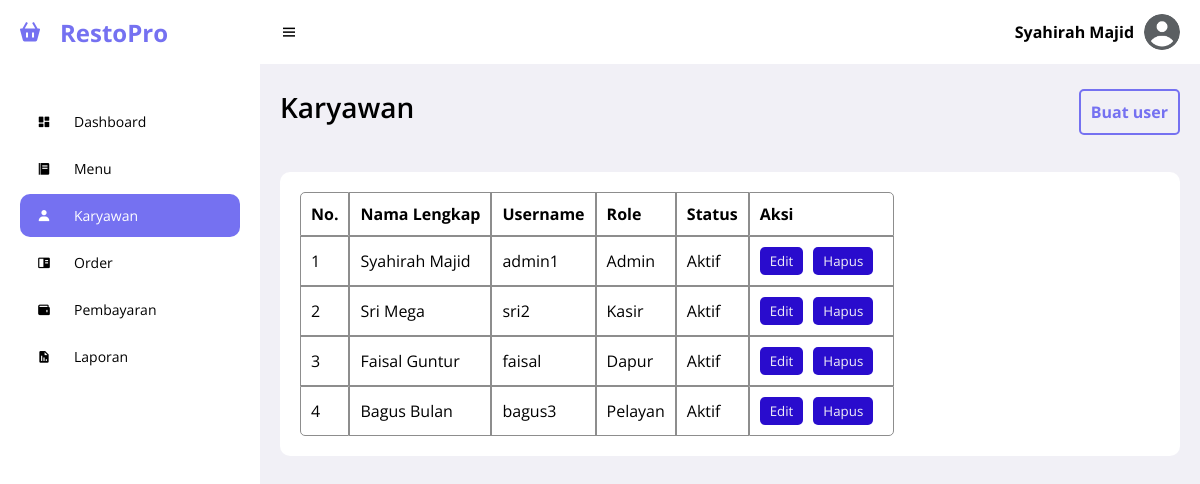
Screenshot of /views/karyawan.php (signed in) with the database file from the repository.
### tables this page shows
CREATE TABLE `user` (
  `id_user` int(11) NOT NULL,
  `username` varchar(255) NOT NULL,
  `password` varchar(255) NOT NULL,
  `nama_lengkap` varchar(255) NOT NULL,
  `id_role` int(11) NOT NULL,
  `status` varchar(255) NOT NULL,
  `gambar_user` varchar(255) NOT NULL
);

CREATE TABLE `role` (
  `id_role` int(11) NOT NULL,
  `nama_role` varchar(255) NOT NULL
);

### views/karyawan.php (the view, shortened to what this page needs)
<?php
include "../config/database.php";
$current_page = basename($_SERVER["PHP_SELF"]);
$page_name = pathinfo($current_page, PATHINFO_FILENAME);
$id = $_SESSION["id_user"];
if (isset($_SESSION["username"])) {
    $query = "SELECT * FROM user NATURAL JOIN role WHERE id_user = $id";
    $sql = mysqli_query($koneksi, $query);
    while ($r = mysqli_fetch_array($sql)) {
?>
        <!DOCTYPE html>
        <html lang="en">
        <head>
            <link rel="stylesheet" href="/kasir/assets/css/main.css">
            <link rel="stylesheet" href="/kasir/assets/css/sidebar.css">
            <link rel="stylesheet" href="/kasir/assets/css/navbar.css">
            <link href="https://unpkg.com/boxicons@2.0.9/css/boxicons.min.css" rel="stylesheet">
        </head>
        <body>
            <?php include "../views/partials/sidebar.php" ?>
            <section id="content">
                <?php include "../views/partials/navbar.php" ?>
                <main>
                    <div class="menu-head">
                        <h1 class="title"><?php echo $page_name ?></h1>
                        <?php if ($r["id_role"] == 1) { ?>
                            <a href="user/create.php">
                                <button>Buat user</button>
                            </a>
                        <?php } ?>
                    </div>
                    <table class="user-data">
                        <tr>
                            <th>No.</th>
                            <th>Nama lengkap</th>
                            <th>Username</th>
                            <th>Role</th>
                            <th>Status</th>
                            <th>Aksi</th>
                        </tr>
                        <?php
                        $no = 1;
                        $query_user = "SELECT * FROM user NATURAL JOIN role ORDER BY id_user";
                        $sql_user = mysqli_query($koneksi, $query_user);
                        while ($r_user = mysqli_fetch_array($sql_user)) {
                        ?>
                            <tr>
                                <td><?php echo $no++ ?></td>
                                <td><?php echo $r_user["nama_lengkap"] ?></td>
                                <td><?php echo $r_user["username"] ?></td>
                                <td><?php echo $r_user["nama_role"] ?></td>
                                <td><?php echo $r_user["status"] ?></td>
                                <td>
                                    <form action="/kasir/controllers/userController.php" method="post">
                                        <button type="submit" value="<?php echo $r_user["id_user"] ?>" name="edit_user">Edit</button>
                                        <button type="submit" value="<?php echo $r_user["id_user"] ?>" name="hapus_user">Hapus</button>
                                    </form>
                                </td>
                            </tr>
                        <?php } ?>
                    </table>
                </main>
            </section>
        </body>
        </html>
<?php
    }
} else {
    header("location: /kasir/keluar.php");
}
?>

### views/partials/sidebar.php
<section id="sidebar">
    <div class="brand">
        <i class="bx bxs-basket icon"></i>
        RestoPro
    </div>
    <ul class="side-menu">
        <li>
            <a href="../dashboard.php" class="<?= ($current_page == "dashboard.php") ? "active" : "" ?>">
                <i class="bx bxs-dashboard icon"></i>
                Dashboard
            </a>
        </li>
        <li>
            <a href="/kasir/views/menu.php" class="<?= ($current_page == "menu.php") ? "active" : "" ?>">
                <i class="bx bxs-food-menu icon"></i>
                Menu
            </a>
        </li>
        <?php if ($r["id_role"] == 1) { ?>
            <li>
                <a href="/kasir/views/karyawan.php" class="<?= ($current_page == "karyawan.php") ? "active" : "" ?>">
                    <i class="bx bxs-user icon"></i>
                    Karyawan
                </a>
            </li>
        <?php } ?>
        <li>
            <a href="/kasir/views/order.php" class="<?= ($current_page == "order.php") ? "active" : "" ?>">
                <i class="bx bxs-book-content icon"></i>
                Order
            </a>
        </li>
        <li>
            <a href="/kasir/views/transaksi.php" class="<?= ($current_page == "transaksi.php") ? "active" : "" ?>">
                <i class="bx bxs-wallet icon"></i>
                Pembayaran
            </a>
        </li>
        <li>
            <a href="/kasir/views/laporan.php" class="<?= ($current_page == "laporan.php") ? "active" : "" ?>">
                <i class="bx bxs-report icon"></i>
                Laporan
            </a>
        </li>
    </ul>
</section>

### views/partials/navbar.php (shortened to what this page needs)
<nav>
    <i class="bx bx-menu toggle-sidebar"></i>
    <div class="profile">
        <p><?php echo $r["nama_lengkap"] ?></p>
        <img src="/kasir/assets/img/user/<?php echo $r["gambar_user"] ?>" alt="Profile Icon">
    </div>
</nav>

### assets/css/main.css (style rules this page uses)
* { font-family: "Open Sans", sans-serif; margin: 0; padding: 0; box-sizing: border-box; }
:root { --grey: #f1f0f6; --dark-grey: #8d8d8d; --light: #fff; --dark: #000; --blue: #7571f1; --light-blue: #d0d3ff; --dark-blue: #290ccd; }
html { overflow-x: hidden; }
body { background: var(--grey); overflow-x: hidden; height: 100vh; }
a { text-decoration: none; }
li { list-style: none; }
#content { position: relative; width: calc(100% - 260px); left: 260px; transition: all 0.3s ease; }
main { width: 100%; padding: 24px 20px 20px 20px; }
main .title { font-size: 28px; font-weight: 600; margin-bottom: 10px; text-transform: capitalize; }
main .menu-head { display: flex; flex-direction: row; align-items: center; justify-content: space-between; margin-bottom: 36px; }
main .menu-head a > button { font-size: 1em; padding: 10px; cursor: pointer; background-color: transparent; border: 2px solid var(--blue); color: var(--blue); font-weight: bold; border-radius: 5px; transition: all ease-in-out 0.1s; }
table.user-data { display: grid; grid-template-columns: repeat(auto-fit, minmax(240px, 1fr)); padding: 20px; border-radius: 10px; background: var(--light); margin-top: 36px; overflow-x: auto; scrollbar-width: none; border-collapse: separate; border-spacing: 0; }
table.user-data tr > td, table.user-data tr > th { border: 1px solid var(--dark-grey); text-align: left; padding: 10px; text-transform: capitalize; }
table.user-data tr > td:nth-child(3) { text-transform: none; }
table.user-data tr > td button { color: var(--grey); background-color: var(--dark-blue); border-radius: 5px; cursor: pointer; padding: 5px 10px; border: none; text-align: center; margin-right: 10px; transition: all ease-in-out 0.1s; }
table.user-data tr th:first-child { border-radius: 5px 0 0 0; }
table.user-data tr th:last-child { border-radius: 0 5px 0 0; }
table.user-data:last-child tr:last-child td:first-child { border-radius: 0 0 0 5px; }
table.user-data:last-child tr:last-child td:last-child { border-radius: 0 0 5px 0; }
table.user-data tr > td form { display: flex; }

### assets/css/sidebar.css (style rules this page uses)
#sidebar { position: fixed; max-width: 260px; width: 100%; background: var(--light); top: 0; left: 0; height: 100%; overflow-y: auto; scrollbar-width: none; transition: all 0.3s ease; z-index: 200; }
#sidebar .brand { font-size: 24px; display: flex; align-items: center; height: 64px; font-weight: 700; color: var(--blue); position: sticky; top: 0; left: 0; z-index: 100; background: var(--light); transition: all 0.3s ease; padding: 0 6px; }
#sidebar .icon { min-width: 48px; display: flex; justify-content: center; align-items: center; margin-right: 6px; }
#sidebar .side-menu { margin: 36px 0; padding: 0 20px; transition: all 0.3s ease; }
#sidebar .side-menu a { display: flex; align-items: center; font-size: 14px; color: var(--dark); padding: 12px 16px 12px 0; transition: all 0.3s ease; border-radius: 10px; margin: 4px 0; white-space: nowrap; }
#sidebar .side-menu > li > a.active, #sidebar .side-menu > li > a.active:hover { background: var(--blue); color: var(--light); }

### assets/css/navbar.css (style rules this page uses)
nav { background: var(--light); height: 64px; padding: 0 20px; display: flex; align-items: center; justify-content: space-between; grid-gap: 28px; position: sticky; top: 0; left: 0; z-index: 100; }
nav .toggle-sidebar { font-size: 18px; cursor: pointer; }
nav .profile { position: relative; display: flex; align-items: center; }
nav .profile p { font-weight: bold; margin-right: 10px; }
nav .profile img { width: 36px; height: 36px; border-radius: 50%; object-fit: cover; cursor: pointer; }

### rows the page displays
user: shows "Karyawan", nama_lengkap "Syahirah Majid", gambar_user (picture), shows "Buat user", username "admin1", id_role.nama_role "Admin", status "Aktif"
user: nama_lengkap "Sri Mega", username "sri2", id_role.nama_role "Kasir", status "Aktif"
user: nama_lengkap "Faisal Guntur", username "faisal", id_role.nama_role "Dapur", status "Aktif", $r_user["id_user"] 7 (drawn)
user: nama_lengkap "Bagus Bulan", username "bagus3", id_role.nama_role "Pelayan", status "Aktif", $r_user["id_user"] 8 (drawn)
